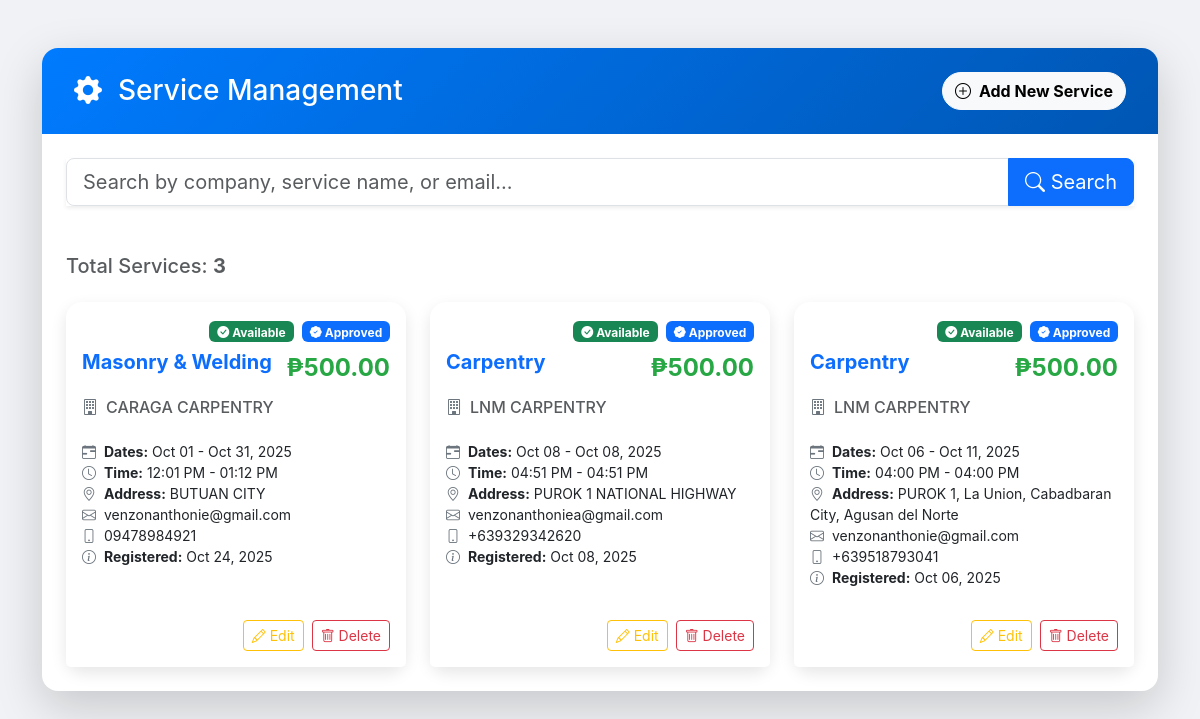
/content/service_management.php, run on an earlier commit of the app's database.
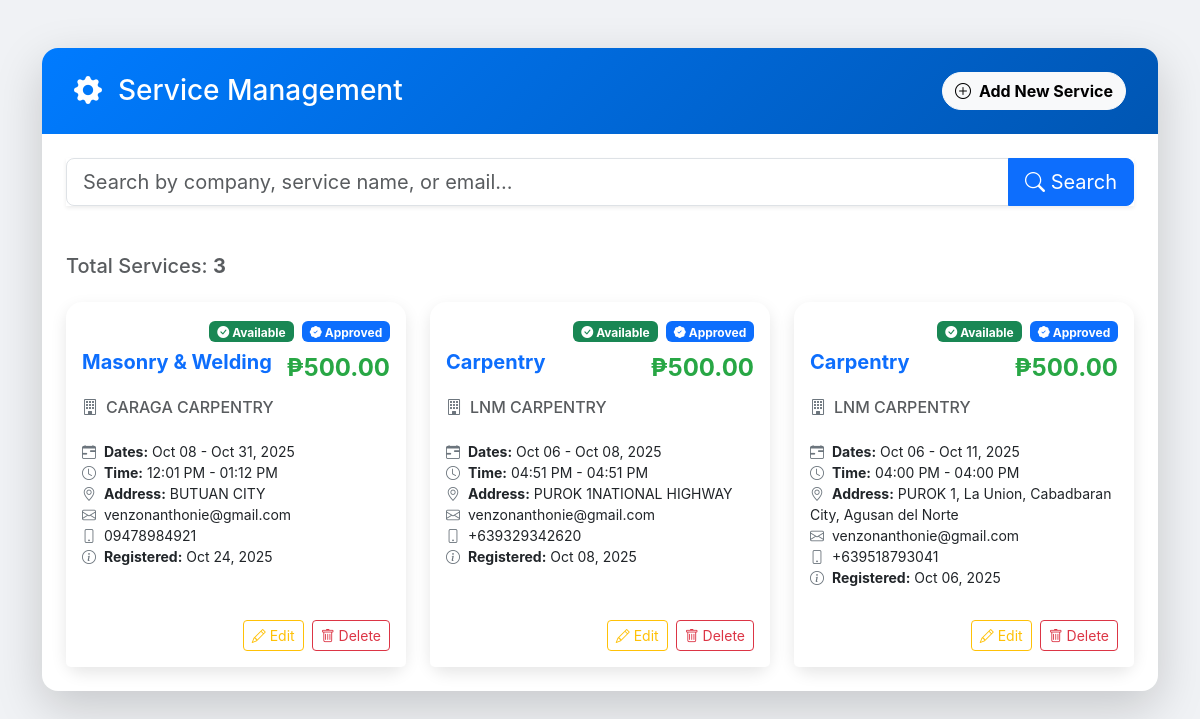
And on a later commit of the database.
### tables this page shows
CREATE TABLE `service_providers` (
  `id` int(11) NOT NULL,
  `user_id` int(11) NOT NULL,
  `company_name` varchar(255) NOT NULL,
  `company_address` text NOT NULL,
  `company_email` varchar(255) NOT NULL,
  `contact_number` varchar(50) NOT NULL,
  `service_name` varchar(255) NOT NULL,
  `description` text DEFAULT NULL,
  `registration_date` timestamp NOT NULL DEFAULT current_timestamp(),
  `service_id` int(11) DEFAULT NULL,
  `service_description` text DEFAULT NULL,
  `price` decimal(10,2) NOT NULL,
  `available_date` date NOT NULL DEFAULT '2025-01-01',
  `available_time` time NOT NULL DEFAULT '00:00:00',
  `is_approved` int(11) NOT NULL,
  `available_date_from` date DEFAULT NULL,
  `available_date_to` date DEFAULT NULL,
  `available_time_from` time DEFAULT NULL,
  `available_time_to` time DEFAULT NULL,
  `is_available` tinyint(1) NOT NULL DEFAULT 1
);

### content/service_management.php (the view, shortened to what this page needs)
<?php
require '../db.php';
$search = $_GET['search'] ?? '';
$query = "SELECT * FROM service_providers
          WHERE CONCAT(company_name, ' ', service_name, ' ', company_email) LIKE ?
          ORDER BY registration_date DESC";
$stmt = $conn->prepare($query);
$like = "%$search%";
$stmt->bind_param("s", $like);
$stmt->execute();
$result = $stmt->get_result();
$services = $result->fetch_all(MYSQLI_ASSOC);
?>
<!DOCTYPE html>
<html lang="en">
<head>
<link href="https://cdn.jsdelivr.net/npm/bootstrap@5.3.3/dist/css/bootstrap.min.css" rel="stylesheet">
<link href="https://cdn.jsdelivr.net/npm/bootstrap-icons@1.11.3/font/bootstrap-icons.css" rel="stylesheet">
</head>
<body>
<div class="container py-5">
    <div class="card shadow-lg">
        <div class="card-header-custom d-flex flex-wrap justify-content-between align-items-center">
            <h3 class="mb-2 mb-md-0"><i class="bi bi-gear-fill me-3"></i>Service Management</h3>
            <button class="btn btn-light btn-rounded-pill fw-bold" data-bs-toggle="modal" data-bs-target="#addServiceModal">
                <i class="bi bi-plus-circle me-1"></i> Add New Service
            </button>
        </div>
        <div class="card-body p-4">
            <form method="GET" class="mb-5">
                <div class="input-group input-group-lg shadow-sm">
                    <input type="search" name="search" class="form-control" placeholder="Search by company, service name, or email..." value="<?= htmlspecialchars($search) ?>">
                    <button class="btn btn-primary" type="submit"><i class="bi bi-search"></i> Search</button>
                </div>
            </form>
            <h5 class="mb-4 text-muted">Total Services: <strong><?= count($services); ?></strong></h5>
            <div class="row row-cols-1 row-cols-md-2 row-cols-lg-3 g-4">
            <?php if (count($services) > 0): ?>
                <?php foreach ($services as $row): ?>
                <div class="col">
                    <div class="card h-100 position-relative">
                        <div class="status-badge-container">
                            <?php if ($row['is_available']): ?>
                                <span class="badge bg-success me-1"><i class="bi bi-check-circle-fill"></i> Available</span>
                            <?php else: ?>
                                <span class="badge bg-secondary me-1"><i class="bi bi-clock-fill"></i> Not Available</span>
                            <?php endif; ?>
                            <?php if ($row['is_approved']): ?>
                                <span class="badge bg-primary"><i class="bi bi-patch-check-fill"></i> Approved</span>
                            <?php else: ?>
                                <span class="badge bg-warning text-dark"><i class="bi bi-hourglass-split"></i> Pending</span>
                            <?php endif; ?>
                        </div>
                        <div class="card-body pt-5">
                            <div class="d-flex justify-content-between align-items-start mb-3">
                                <h5 class="card-title fw-bold text-primary"><?= htmlspecialchars($row['service_name']); ?></h5>
                                <span class="price-tag">₱<?= number_format($row['price'], 2); ?></span>
                            </div>
                            <h6 class="card-subtitle mb-2 text-muted"><i class="icon-detail bi bi-building"></i><?= htmlspecialchars($row['company_name']); ?></h6>
                            <ul class="list-unstyled small mt-3">
                                <li><i class="icon-detail bi bi-calendar-range"></i><strong>Dates:</strong> <?= date('M d', strtotime($row['available_date_from'])) ?> - <?= date('M d, Y', strtotime($row['available_date_to'])) ?></li>
                                <li><i class="icon-detail bi bi-clock"></i><strong>Time:</strong> <?= date('h:i A', strtotime($row['available_time_from'])) ?> - <?= date('h:i A', strtotime($row['available_time_to'])) ?></li>
                                <li><i class="icon-detail bi bi-geo-alt"></i><strong>Address:</strong> <?= htmlspecialchars($row['company_address']); ?></li>
                                <li><i class="icon-detail bi bi-envelope"></i><?= htmlspecialchars($row['company_email']); ?></li>
                                <li><i class="icon-detail bi bi-phone"></i><?= htmlspecialchars($row['contact_number']); ?></li>
                                <li><i class="icon-detail bi bi-info-circle"></i><strong>Registered:</strong> <?= date("M d, Y", strtotime($row['registration_date'])); ?></li>
                            </ul>
                        </div>
                        <div class="card-footer bg-white border-0 pt-0 pb-3 d-flex justify-content-end">
                            <button class="btn btn-sm btn-outline-warning me-2" data-bs-toggle="modal" data-bs-target="#editServiceModal<?= $row['id']; ?>"><i class="bi bi-pencil"></i> Edit</button>
                            <button class="btn btn-sm btn-outline-danger" data-bs-toggle="modal" data-bs-target="#deleteServiceModal<?= $row['id']; ?>"><i class="bi bi-trash"></i> Delete</button>
                        </div>
                    </div>
                </div>
                <?php endforeach; ?>
            <?php endif; ?>
            </div>
        </div>
    </div>
</div>
</body>
</html>

### content/service_management.php (style rules this page uses)
body { background: #f0f2f5; font-family: 'Inter', sans-serif; }
.card { border-radius: 16px; border: none; box-shadow: 0 6px 16px rgba(0,0,0,0.1); transition: transform 0.2s; }
.card-header-custom { background-color: #007bff; background-image: linear-gradient(135deg, #007bff 0%, #0056b3 100%); color: white; padding: 1.5rem 2rem; border-top-left-radius: 16px; border-top-right-radius: 16px; }
.btn-rounded-pill { border-radius: 50rem; }
.price-tag { font-size: 1.5rem; color: #28a745; font-weight: 700; }
.status-badge-container { position: absolute; top: 1rem; right: 1rem; }
.icon-detail { color: #6c757d; margin-right: 0.5rem; }

What changed in the data, as far as the page shows it:
changed service_providers "Masonry & Welding": available_date_from "Oct 01" → "Oct 08"
changed service_providers "04:51 PM": available_date_from "Oct 08" → "Oct 06"; company_address "PUROK 1 NATIONAL HIGHWAY" → "PUROK 1NATIONAL HIGHWAY"; company_email "venzonanthoniea@gmail.com" → "venzonanthonie@gmail.com"
